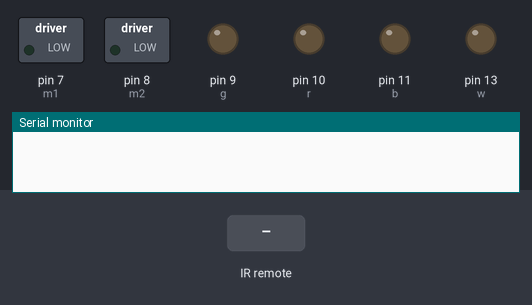
Simulated run of this sketch. Board: Arduino Uno, built with avr-gcc and run on an emulated ATmega328P. Parts: switched loads named in the sketch (green lamp = pin HIGH), output pins drawn as LEDs (lit = HIGH), the last lines printed to the serial monitor. Inputs (shaded band) come from the test bench.

Above: at 1.2 s.
1.3 s: infrared code 0x80BF7B84 received
At 2.1 s:
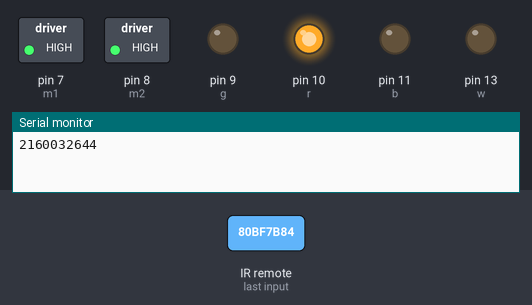
2.9 s: infrared code 0x80BFFB04 received
At 3.3 s:
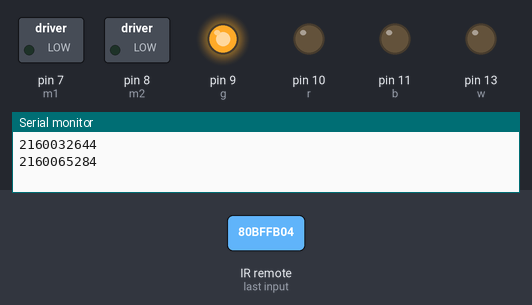
4.5 s: infrared code 0x80BF1BE4 received
At 5.8 s:
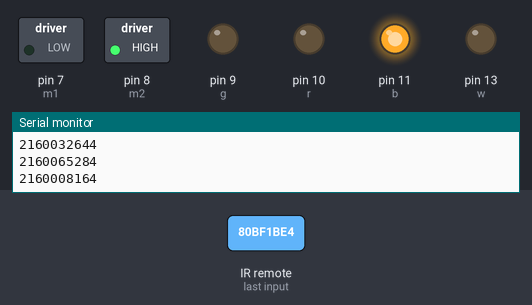
6.1 s: infrared code 0x80BFEB14 received
At 7.0 s:
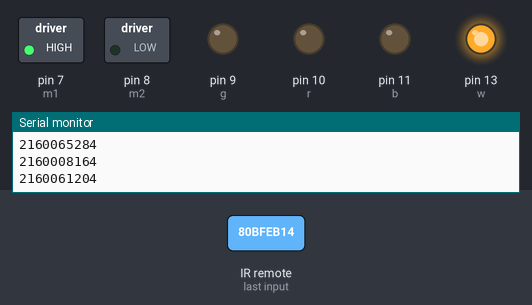
Timing chart, 0 to 8.7 s (numbered marks = the images above; inputs shaded):
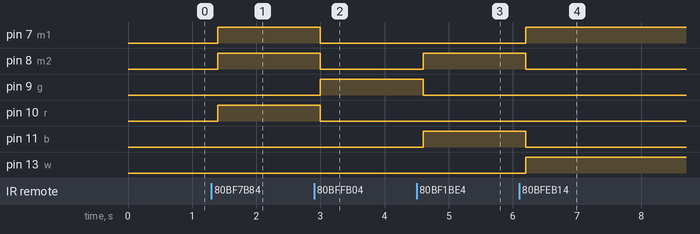

The sketch:

motor_with_led.ino
```cpp
#include <IRremote.h>
int m1=7;
int m2=8;
int RECV_PIN = 3;               //declared for receiving pulses
int r=10;
int b=11;
int g=9;             // declared if you want to control with a single button
int w=13;
IRrecv irrecv(RECV_PIN);
decode_results results;
void setup()

{
pinMode(m1,OUTPUT);
pinMode(m2,OUTPUT);
 pinMode(r, OUTPUT);
  pinMode(b, OUTPUT);
   pinMode(g, OUTPUT);
    pinMode(w, OUTPUT);
   Serial.begin(9600);
  irrecv.enableIRIn();
}

void loop() {
   if (irrecv.decode(&results))
  {
    Serial.println(results.value);
    delay(100);
  if(results.value==2160032644)
    {
    digitalWrite(m1,HIGH);               //STOP
    digitalWrite(m2,HIGH);
    digitalWrite(r,HIGH);
    digitalWrite(b,LOW);
    digitalWrite(g,LOW);
    digitalWrite(w,LOW);
    }


      if(results.value==2160065284)
    {
    digitalWrite(m1,LOW);                 //FORWARD
        digitalWrite(m2,LOW);
    digitalWrite(g,HIGH);
    digitalWrite(r,LOW);
    digitalWrite(b,LOW);
    digitalWrite(w,LOW);

    }
    if(results.value==2160008164)
    {
    digitalWrite(m1,LOW);                  //LEFT
        digitalWrite(m2,HIGH);

    digitalWrite(b,HIGH);
    digitalWrite(r,LOW);
    digitalWrite(g,LOW);
    digitalWrite(w,LOW);
    }
       if(results.value==2160061204)
    {
    digitalWrite(m1,HIGH);
        digitalWrite(m2,LOW);                    //RIGHT

    digitalWrite(w,HIGH);
    digitalWrite(r,LOW);
    digitalWrite(g,LOW);
    digitalWrite(b,LOW);
    }

    irrecv.resume();
  }
}
    /*

digitalWrite(a,HIGH);
delay(5000);

digitalWrite(a,LOW);
delay(5000);*/
```

Measured:
- after the input at 1.3 s, pin 7 (m1), pin 8 (m2), pin 10 (r): LOW → HIGH after 0.10 s
- after the input at 2.9 s, pin 7 (m1), pin 8 (m2), pin 10 (r): HIGH → LOW after 0.10 s; pin 9 (g): LOW → HIGH after 0.10 s
- after the input at 4.5 s, pin 8 (m2), pin 11 (b): LOW → HIGH after 0.10 s; pin 9 (g): HIGH → LOW after 0.10 s
- after the input at 6.1 s, pin 7 (m1), pin 13 (w): LOW → HIGH after 0.10 s; pin 8 (m2), pin 11 (b): HIGH → LOW after 0.10 s
